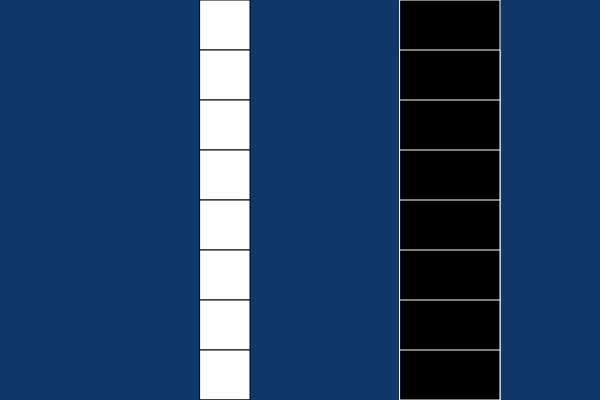
Frame 1 (no input)
Frame 60 (no input): identical to frame 1, image omitted
Frame 120 (the mouse pressed at the canvas centre since frame 60): identical to frame 1, image omitted

The p5.js sketch that drew this single still picture (run headless with seeded random() and noise() and a simulated clock; from frame 60 on, the mouse is pressed at the canvas centre):

// p5.js sketch
// ── sketch.js
/*
Uses while () and for loop() to draw rectangles to the canvas on the y axis.
*/



function setup() {
  createCanvas(600, 400);//canvas size    
  }

function draw() {
    background(14, 56, 105);//background color
    
    var y = 0;//  defines variable y
    while (y <= height) { //  height of the y variable
      stroke(0);// decides if strok or no stroke    
      fill(255); //color for fill
      rect(200, y, 50, 50);//  rect size and position 
      y = y + 50;// adds 50 to the current position of y
      }
  
for (y = 0; y <= height; y += 50) { // height of variable 
  stroke(255);// stroke color
  fill(0);// fill color
  rect(400, y, 100, 100);//rect position 
}
  
  
  
}
